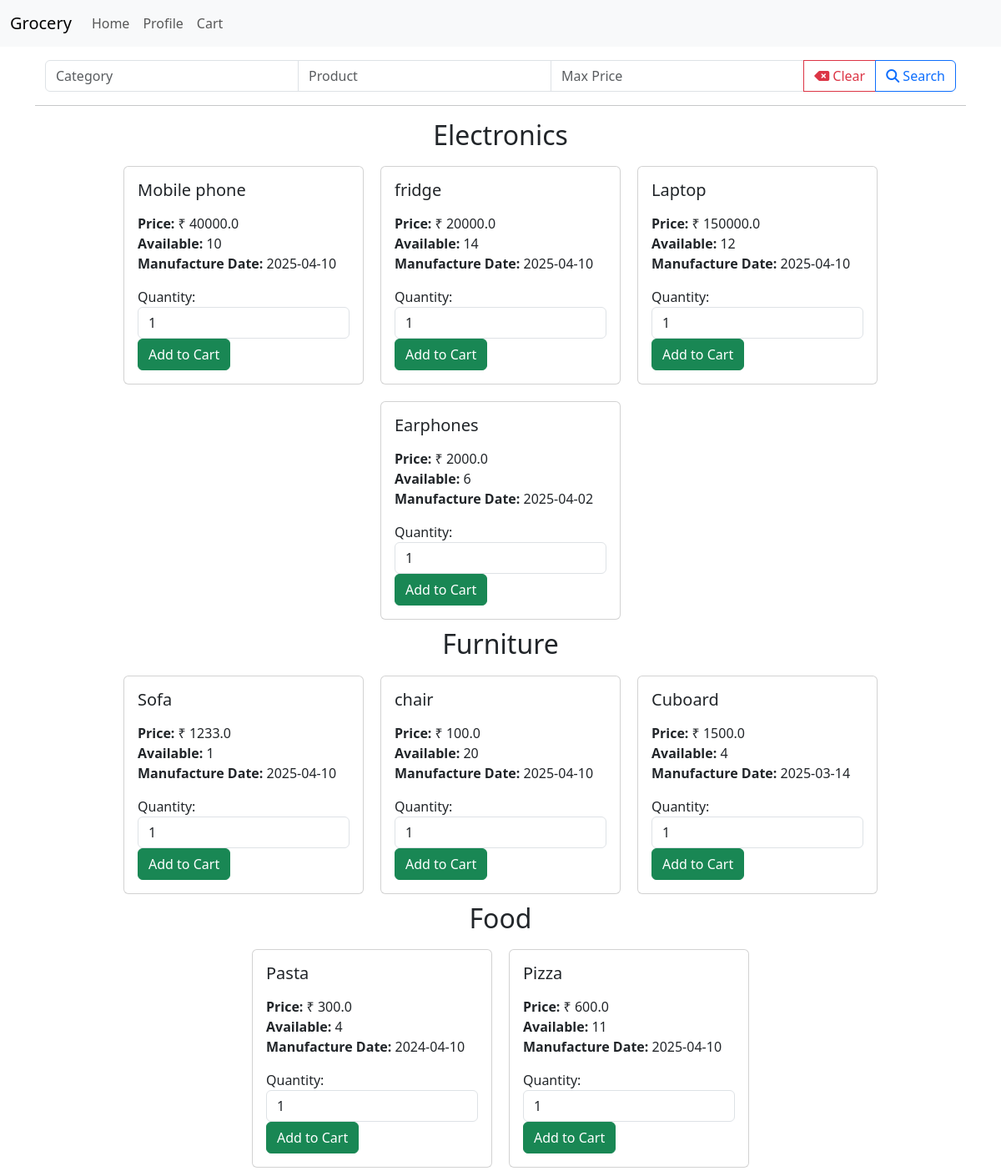
/ (signed in), run on an earlier commit of the app's database.
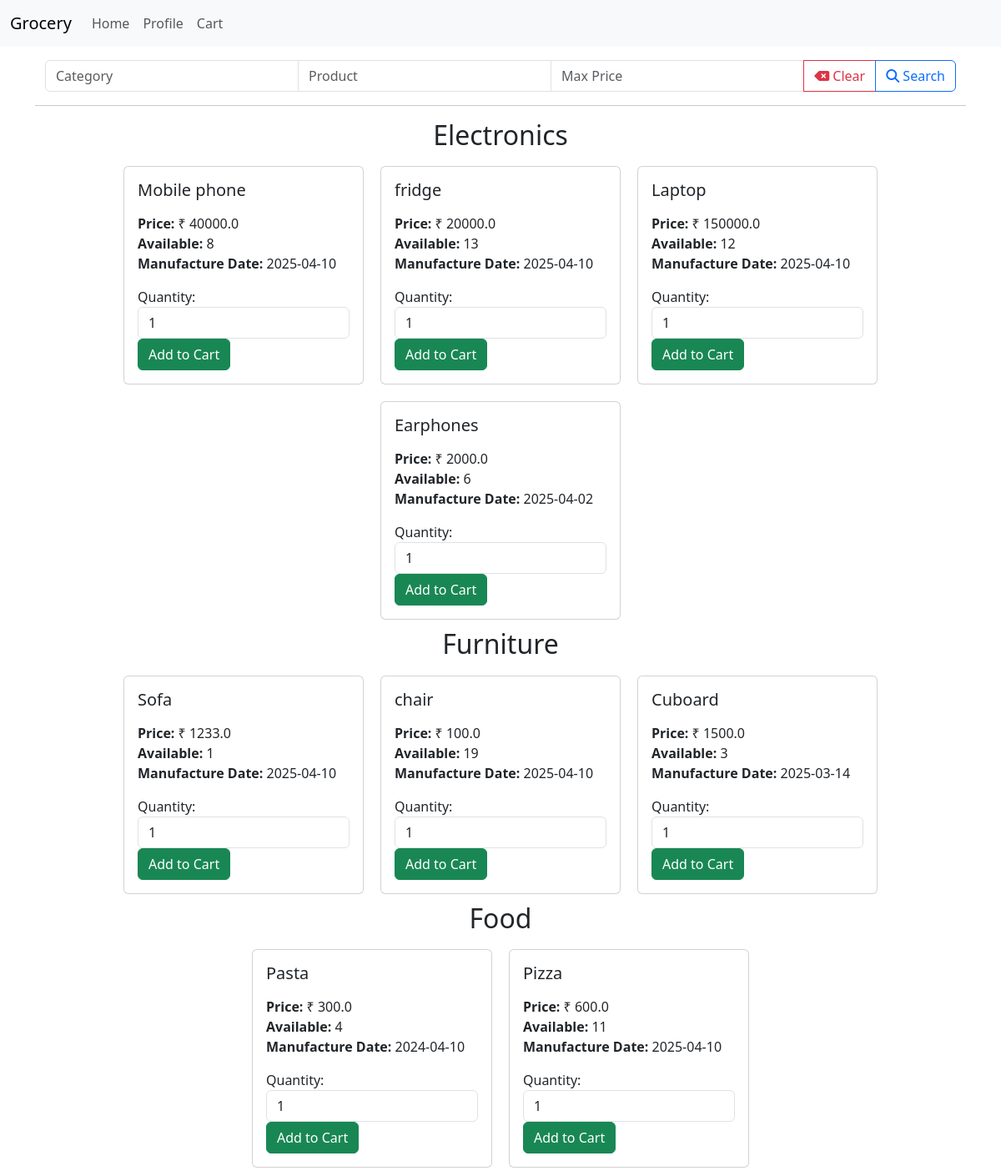
And on a later commit of the database.
### models.py (models this page shows)
class Category(db.Model):
    id = db.Column(db.Integer,primary_key=True)
    name=db.Column(db.String(32),unique=True)
    products=db.relationship('Product',backref='category',lazy=True, cascade='all, delete-orphan')

class Product(db.Model):
    id = db.Column(db.Integer,primary_key=True)
    name=db.Column(db.String(64),nullable=False)
    price=db.Column(db.Float,nullable=False)
    description = db.Column(db.String(256),nullable=True)
    category_id=db.Column(db.Integer,db.ForeignKey('category.id'),nullable=False)
    quantity=db.Column(db.Integer,nullable=False)
    man_date=db.Column(db.Date,nullable=False)
    carts=db.relationship('Cart',backref='product',lazy=True, cascade='all, delete-orphan')
    orders=db.relationship('Order',backref='product',lazy=True, cascade='all, delete-orphan')

### routes.py (the view, shortened to what this page needs)
@app.route('/')
@auth_required
def index():
    user = User.query.get(session['user_id'])
    if user.is_admin:
        return redirect(url_for('admin'))
    categories = Category.query.all()
    cname = request.args.get('cname') or ''
    pname = request.args.get('pname') or ''
    price = request.args.get('price')
    if cname:
        categories = Category.query.filter(Category.name.ilike(f'%{cname}%')).all()
    return render_template('index.html', categories=categories, cname=cname, pname=pname, price=price)

### routes.py (called while the page is built)
def auth_required(func):
    @wraps(func)
    def inner(*args, **kwargs):
        if 'user_id' in session:
            return func(*args, **kwargs)
        else:
            flash('Please login to continue')
            return redirect(url_for('login'))
    return inner

### templates/index.html (shortened to what this page needs)
{% extends 'layout.html' %}
{% block content %}
    {% include 'searchbar.html' with context   %}
    <hr>
    <div class="cateogies-list">
        {% for category in categories %}
            <h2>{{ category.name}}</h2>
            <div class="products">
                {% for product in category.products %}
                {% if pname != '' and pname.lower() in product.name.lower() or not pname %}
                {% if price and product.price <= price or not price %}
                    <div class="card" style="width: 18rem;">
                    <div class="card-body">
                        <h5 class="card-title">{{product.name}}</h5>
                        <p class="card-text">
                            <div class="price">
                                <strong>Price:</strong>
                                &#8377; {{product.price}}
                            </div>
                            <div class="quantity">
                                <strong>Available:</strong>
                                {{product.quantity}}
                            </div>
                            <div class="man_date">
                                <strong>Manufacture Date:</strong>
                                {{product.man_date}}
                            </div>
                        </p>
                        <div class="quantity_input">
                            <form action="{{url_for('add_to_cart', product_id=product.id)}}"
                            method="POST"
                            class="form">
                                <label for="quantity">Quantity:</label>
                                <input class="form-control"
                                type="number" name="quantity"
                                id="quantity" min="1"
                                max="{{product.quantity}}" value="1">
                                <input type="submit" value="Add to Cart" class="btn btn-success">
                            </form>
                        </div>
                    </div>
                    </div>
                    {%endif%}
                    {%endif%}
                {% endfor %}
            </div>
        {% endfor %}
    </div>
{% endblock %}

### templates/layout.html (shortened to what this page needs)
<!DOCTYPE html>
<html lang="en">
<head>
    <link href="https://cdn.jsdelivr.net/npm/bootstrap@5.3.5/dist/css/bootstrap.min.css" rel="stylesheet">
    <link rel="stylesheet" href="https://cdnjs.cloudflare.com/ajax/libs/font-awesome/6.5.1/css/all.min.css" />
</head>
<body>
    {% include 'navbar.html'   %}
    <div class="container">
    {% block content %}
    {% endblock %}
    </div>
</body>
</html>

### templates/navbar.html (shortened to what this page needs)
<nav class="navbar navbar-expand-lg bg-body-tertiary">
    <div class="container-fluid">
      <a class="navbar-brand" href="/">Grocery</a>
      <div class="collapse navbar-collapse" id="navbarNav">
        <div class="navbar-nav">
          {% if 'user_id' in session%}
            <li class="nav-item">
              <a class="nav-link " href="{{ url_for('index') }}">Home</a>
            </li>
            <li class="nav-item">
              <a class="nav-link " href="{{ url_for('profile') }}">Profile</a>
            </li>
            <li class="nav-item">
              <a class="nav-link"  href="{{ url_for('cart') }}">Cart</a>
            </li>
          {% else %}
          <a class="nav-link active" aria-current="page" href="{{url_for('login')}}">Login</a>
          <a class="nav-link" href="{{ url_for('register') }}">Register</a>
          {% endif %}
        </div>
      </div>
    </div>
  </nav>

### templates/searchbar.html (shortened to what this page needs)
<div class="container-fluid mt-3">
    <div class="row">
        <div class="col-md-12">
            <form action="" method="GET">
                <div class="input-group">
                    <input type="text"
                    value="{{query}}"
                    name="cname"
                     id="cname"
                     value="{{cname}}"
                     class="form-control"
                     placeholder="Category">
                     <input type="text"
                     name="pname"
                     id="pname"
                     value="{{pname}}"
                     class="form-control"
                     placeholder="Product">
                     <input type="number"
                     name="price"
                     id="price"
                     value="{{price}}"
                     class="form-control"
                     placeholder="Max Price">
                     <a href="{{url_for('index')}}" class="btn btn-outline-danger">
                         <i class="fas fa-backspace    "></i>
                         Clear
                     </a>
                     <button class="btn btn-outline-primary" type="submit">
                         <i class="fa fa-search"></i>
                         Search
                 </div>
             </form>
         </div>
     </div>
 </div>

### templates/index.html (style rules this page uses)
.cateogies-list { display: flex; flex-direction: column; align-items: center; }
.products { display: flex; flex-wrap: wrap; justify-content: center; }
.card { margin: 10px; }

What changed in the data, as far as the page shows it:
changed Product "Mobile phone": quantity "10" → "8"
changed Product "fridge": quantity "14" → "13"
changed Product "chair": quantity "20" → "19"
changed Product "Cuboard": quantity "4" → "3"
